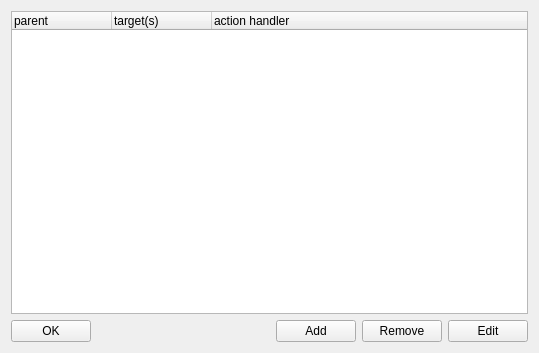
<?xml version="1.0" encoding="UTF-8"?>
<ui version="4.0">
 <class>LinkList</class>
 <widget class="QWidget" name="LinkList">
  <property name="windowModality">
   <enum>Qt::ApplicationModal</enum>
  </property>
  <property name="geometry">
   <rect>
    <x>0</x>
    <y>0</y>
    <width>539</width>
    <height>353</height>
   </rect>
  </property>
  <property name="windowTitle">
   <string>LinkList</string>
  </property>
  <layout class="QGridLayout" name="gridLayout">
   <item row="0" column="0" colspan="5">
    <widget class="QTreeWidget" name="linkTree">
     <column>
      <property name="text">
       <string>parent</string>
      </property>
     </column>
     <column>
      <property name="text">
       <string>target(s)</string>
      </property>
     </column>
     <column>
      <property name="text">
       <string>action handler</string>
      </property>
     </column>
    </widget>
   </item>
   <item row="1" column="0">
    <widget class="QPushButton" name="okButton">
     <property name="text">
      <string>OK</string>
     </property>
    </widget>
   </item>
   <item row="1" column="1">
    <spacer name="horizontalSpacer">
     <property name="orientation">
      <enum>Qt::Horizontal</enum>
     </property>
     <property name="sizeHint" stdset="0">
      <size>
       <width>273</width>
       <height>20</height>
      </size>
     </property>
    </spacer>
   </item>
   <item row="1" column="2">
    <widget class="QPushButton" name="addButton">
     <property name="text">
      <string>Add</string>
     </property>
    </widget>
   </item>
   <item row="1" column="3">
    <widget class="QPushButton" name="removeButton">
     <property name="text">
      <string>Remove</string>
     </property>
    </widget>
   </item>
   <item row="1" column="4">
    <widget class="QPushButton" name="editButton">
     <property name="text">
      <string>Edit</string>
     </property>
    </widget>
   </item>
  </layout>
 </widget>
 <resources/>
 <connections/>
</ui>
